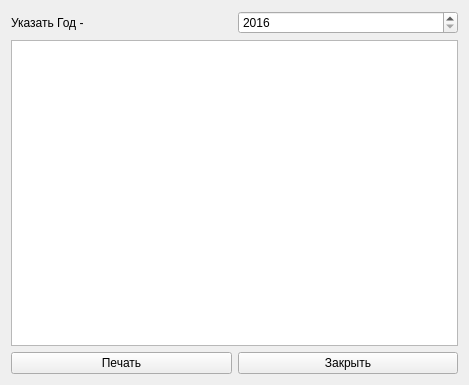
<?xml version="1.0" encoding="UTF-8"?>
<ui version="4.0">
 <class>Form</class>
 <widget class="QWidget" name="Form">
  <property name="geometry">
   <rect>
    <x>0</x>
    <y>0</y>
    <width>469</width>
    <height>385</height>
   </rect>
  </property>
  <property name="windowTitle">
   <string>Отчет</string>
  </property>
  <layout class="QGridLayout" name="gridLayout">
   <item row="2" column="2">
    <widget class="QPushButton" name="Close">
     <property name="text">
      <string>Закрыть</string>
     </property>
    </widget>
   </item>
   <item row="1" column="1" colspan="2">
    <widget class="QTextEdit" name="Text"/>
   </item>
   <item row="2" column="1">
    <widget class="QPushButton" name="Print">
     <property name="text">
      <string>Печать</string>
     </property>
    </widget>
   </item>
   <item row="0" column="1">
    <widget class="QLabel" name="Label">
     <property name="text">
      <string>Указать Год -</string>
     </property>
    </widget>
   </item>
   <item row="0" column="2">
    <widget class="QSpinBox" name="YearEdit">
     <property name="minimum">
      <number>2016</number>
     </property>
     <property name="maximum">
      <number>2100</number>
     </property>
    </widget>
   </item>
  </layout>
 </widget>
 <resources/>
 <connections/>
</ui>
